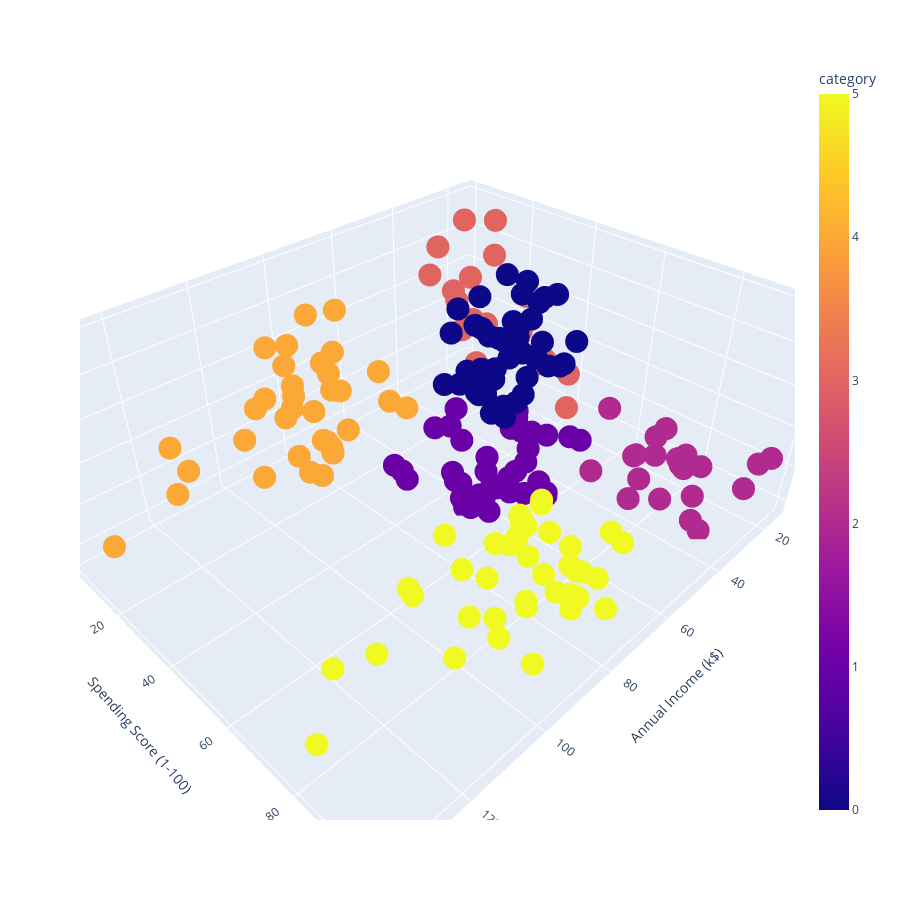

Notebook cell for this chart:
### Code cell
fig = px.scatter_3d(df, x='Annual Income (k$)',y='Spending Score (1-100)',z='Age',color='category',width=900,height=900)
fig.show()

### Figure 1 — Plotly figure (JSON) as saved in the notebook; plotly's stock layout.template omitted (floating-point values rounded to 4 significant figures; data arrays with more than 128 entries replaced by an {"elided": "..."} marker saying what was removed)
{"data": [{"hovertemplate": "Annual Income (k$)=%{x}<br>Spending Score (1-100)=%{y}<br>Age=%{z}<br>category=%{marker.color}<extra></extra>", "legendgroup": "", "marker": {"color": {"elided": "200 int values"}, "coloraxis": "coloraxis", "symbol": "circle"}, "mode": "markers", "name": "", "scene": "scene", "showlegend": false, "type": "scatter3d", "x": {"elided": "200 int values"}, "y": {"elided": "200 int values"}, "z": {"elided": "200 int values"}}], "layout": {"coloraxis": {"colorbar": {"title": {"text": "category"}}, "colorscale": [[0, "#0d0887"], [0.1111, "#46039f"], [0.2222, "#7201a8"], [0.3333, "#9c179e"], [0.4444, "#bd3786"], [0.5556, "#d8576b"], [0.6667, "#ed7953"], [0.7778, "#fb9f3a"], [0.8889, "#fdca26"], [1, "#f0f921"]]}, "height": 900, "legend": {"tracegroupgap": 0}, "margin": {"t": 60}, "scene": {"domain": {"x": [0, 1], "y": [0, 1]}, "xaxis": {"title": {"text": "Annual Income (k$)"}}, "yaxis": {"title": {"text": "Spending Score (1-100)"}}, "zaxis": {"title": {"text": "Age"}}}, "width": 900}}
